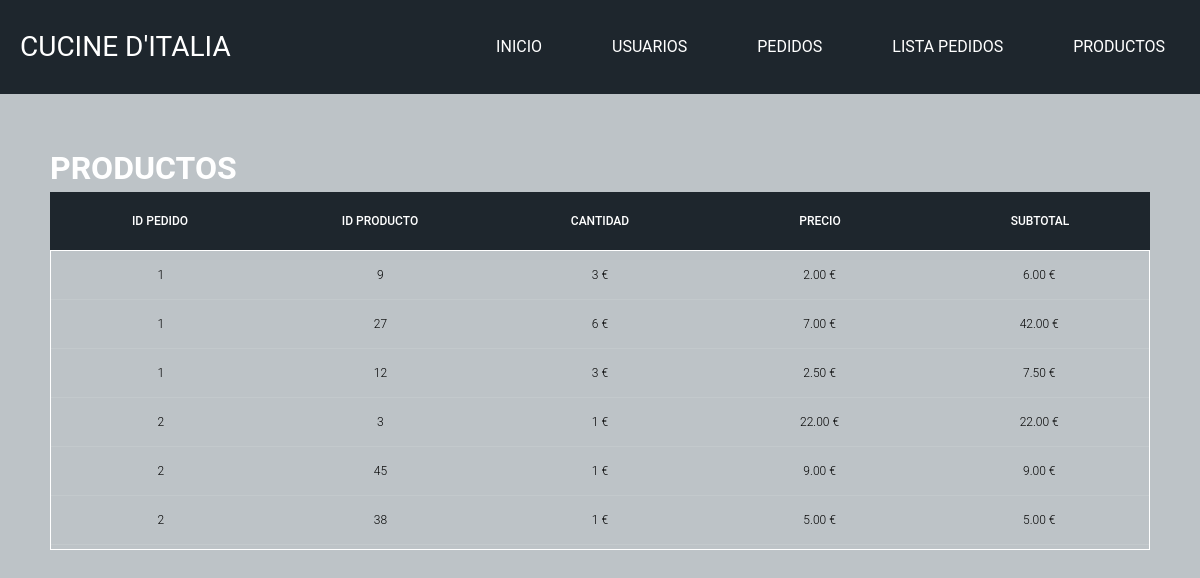
/admin/lista_pedidos.php, run on the app's committed database.
### tables this page shows
CREATE TABLE `listapedidos` (
  `id_pedido` int(11) NOT NULL,
  `id_producto` int(11) NOT NULL,
  `cantidad` int(20) NOT NULL,
  `precio` decimal(5,2) NOT NULL,
  `subtotal` decimal(5,2) NOT NULL
);

### admin/lista_pedidos.php (the view, shortened to what this page needs)
<!DOCTYPE html>
<html lang="es">
<head>
    <link rel="stylesheet" href="./css/normalize.css">
    <link rel="stylesheet" href="../css/estilos_admin.css">
</head>
<body>
    <div id="header">
        <div class="logo">
          <a>Cucine d'Italia</a>
        </div>
        <nav>
          <ul>
            <li>
              <a href="./index_admin.php">Inicio</a>
            </li>
            <li>
              <a href="./usuarios.php">Usuarios</a>
            <li>
              <a href="./pedidos.php">Pedidos</a>
            </li>
            <li>
              <a href="./lista_pedidos.php">Lista Pedidos</a>
            </li>
            <li>
              <a href="./productos_admin.php">Productos</a>
            </li>
          </ul>
        </nav>
      </div>
<section>
  <h1>Productos</h1>
  <div class="tbl-header">
    <table cellpadding="0" cellspacing="0">
      <thead>
        <tr>
          <th>ID Pedido</th>
          <th>Id Producto</th>
          <th>Cantidad</th>
          <th>Precio</th>
          <th>Subtotal</th>
        </tr>
      </thead>
    </table>
  </div>
  <div class="tbl-content">
    <?php
        include('../php/conexion_be.php');
        $resultado = $conexion -> query("SELECT * FROM listapedidos");
        while($fila = mysqli_fetch_array($resultado)){
    ?>
    <table cellpadding="0" cellspacing="0">
      <tbody>
        <tr>
          <td><?php echo $fila['id_pedido'];?></td>
          <td><?php echo $fila['id_producto'];?></td>
          <td><?php echo $fila['cantidad'];?> €</td>
          <td><?php echo $fila['precio'];?> €</td>
          <td><?php echo $fila['subtotal'];?> €</td>
        </tr>
      </tbody>
    </table>
    <?php } ?>
  </div>
</section>
</body>
</html>

### css/estilos_admin.css (style rules this page uses)
*, *:before, *:after { -moz-box-sizing:border-box; -webkit-box-sizing:border-box; box-sizing:border-box; margin:0; padding:0; }
body { background:#bdc3c7; line-height:1.5; font-family: 'Roboto', sans-serif; text-transform:uppercase; font-size:16px; color:#fff; }
a { text-decoration:none; color:#fff }
#header { background:#1E262D; width:100%; position:relative; }
#header:after { content:""; clear:both; display:block; }
.logo { float:left; padding:26px 0 26px; }
.logo a { font-size:28px; display:block; padding:0 0 0 20px; }
nav { float:right; }
nav>ul { float:left; position:relative; }
nav li { list-style:none; float:left; }
nav li a { float:left; padding:35px; }
@media only screen and (min-width: 960px) { nav { display:block!important } }
table { width:100%; table-layout: fixed; }
.tbl-header { background-color: #1E262D; }
.tbl-content { height:300px; overflow-x:auto; margin-top: 0px; border: 1px solid #fff; }
th { padding: 20px 15px; text-align: center; font-weight: 500; font-size: 12px; color: #fff; text-transform: uppercase; }
td { padding: 15px; text-align: center; vertical-align:middle; font-weight: 300; font-size: 12px; color: black; border-bottom: solid 1px rgba(255,255,255,0.1); }
section { margin: 50px; }

### data on the page
listapedidos: id_pedido "1", id_producto "9", cantidad "3", precio "2.00", subtotal "6.00"
listapedidos: id_pedido "1", id_producto "27", cantidad "6", precio "7.00", subtotal "42.00"
listapedidos: id_pedido "1", id_producto "12", cantidad "3", precio "2.50", subtotal "7.50"
listapedidos: id_pedido "2", id_producto "3", cantidad "1", precio "22.00", subtotal "22.00"
listapedidos: id_pedido "2", id_producto "45", cantidad "1", precio "9.00", subtotal "9.00"
listapedidos: id_pedido "2", id_producto "38", cantidad "1", precio "5.00", subtotal "5.00"
